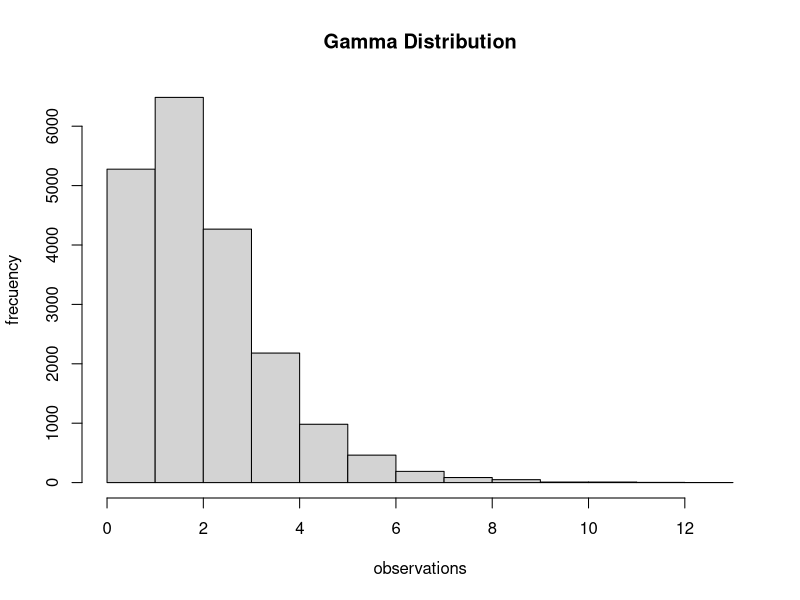
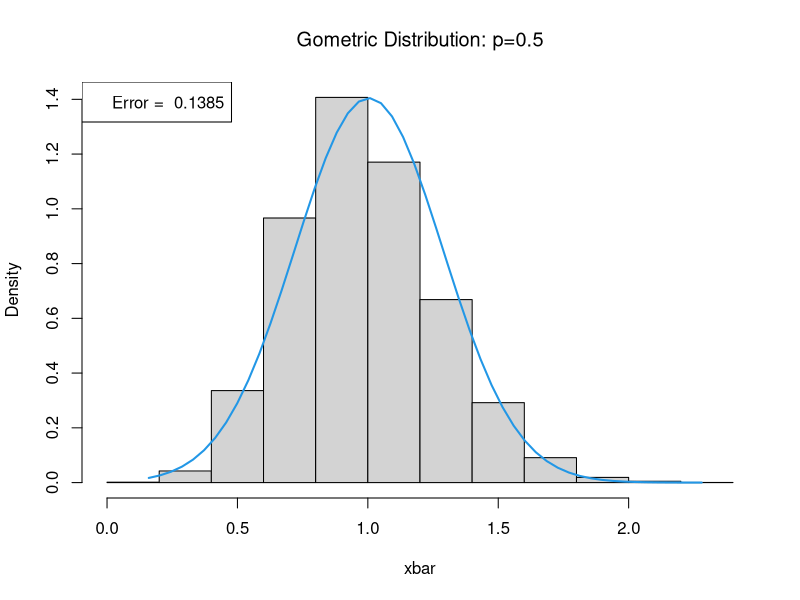

These figures' R source, in order:
# 1) DETERMINISTIC
#
# Defining the functions:

stirling_approx <- function(n){
  
  sti_aprox <- sqrt(2 * pi * n) * (n)^n * (exp(1))^(-n)
  
  return(sti_aprox)
  
}

difference <- function(n){
  
  dif <- factorial(n) - stirling_approx(n)
  
  return(dif)
  
}

relative_diference <- function(n){
  
  rel_dif <- (difference(n) / factorial(n))
  
  return(rel_dif)
  
}

# Executing
#

n_values <- 1:12
for(n in n_values){
  # Calculating factorial
  a <- factorial(n)
  
  # Using our stirling aproximation function
  b <- stirling_approx(n)
  
  # Calculating the difference
  c <- difference(n)
  
  # Calculating the relative difference 
  d <- relative_diference(n)
  
  # Printing
  cat("n value: ", n)
  cat("\n")
  cat(sprintf("Factorial: %.0f\n", a),sprintf("Stirling approximation: %.5f\n", b), 
      sprintf("Difference: %.5f\n", c), sprintf("Realtive Difference: %.5f\n", d))
  cat("\n")
  
}


# II) SIMULATION
#
# Runnig the providing code

#set.seed(20240208)
N <- 20000
x <- rgamma(N, shape=2, scale=1)
out <- hist(x, xlab="observations", ylab="frecuency", main="Gamma Distribution")


# III) Approximation error
#
# Executing

# Defining our seed and realizations number
set.seed(12345)

# Defining our variables
K <- 51
N <- 10000
n <- 25

# Setting our sucess probability and the complement
p <- 0.5
q <- 1-p

# Calculating mean
mu <- (1-p)/p

# calculating standard deviation
sigma <- (1-p)/p^2

# Defining vector to keep mean of each sample
xbar <- rep(NA,N)

# Calculating the sample mean ans storing in the deined vector
for(i in seq(N)) {
  x <- rgeom(n, p)
  xbar[i] <- mean(x)
}

# Creating a sequence that spans from the min to the max into K equal intervals
x <- seq(min(xbar), max(xbar), length=K)

# Defining our histogram
tt <- hist(xbar, prob=TRUE, main="")

# Defining the plot title
lab <- substitute("Gometric Distribution: p="*p, list(p=p))
title(lab)

# Calcultaing the density of a normal distribution 
f1 <- dnorm(x, mean=mean(xbar), sd=sd(xbar))

# Adding a line to the existing histogram
lines(x,f1, lwd=2, col=4)

# calculating the observed probabilities for each bin
p.obs <- tt$density*(tt$breaks[2]-tt$breaks[1])

# Calculating the theorical probabilities for each bin, based on the normal distribution specified
p.teo <- as.numeric(diff(pnorm(tt$breaks, mean=mean(xbar), sd=sd(xbar))))

# Computing the total absoulte error between the observed and theorical probabilties
cat("\nError_1: ",error <- sum(abs(p.obs-p.teo)))

# Setting legend
legend("topleft", legend=paste("Error = ",round(error,4)))

